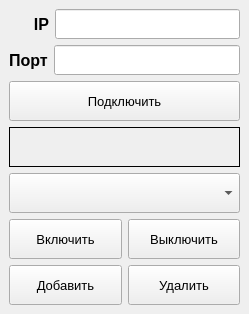
<?xml version="1.0" encoding="UTF-8"?>
<ui version="4.0">
 <class>Client</class>
 <widget class="QWidget" name="Client">
  <property name="geometry">
   <rect>
    <x>0</x>
    <y>0</y>
    <width>249</width>
    <height>314</height>
   </rect>
  </property>
  <property name="windowTitle">
   <string>Клиент</string>
  </property>
  <widget class="QWidget" name="layoutWidget">
   <property name="geometry">
    <rect>
     <x>9</x>
     <y>9</y>
     <width>231</width>
     <height>296</height>
    </rect>
   </property>
   <layout class="QVBoxLayout" name="verticalLayout">
    <item>
     <layout class="QHBoxLayout" name="horizontalLayout">
      <property name="sizeConstraint">
       <enum>QLayout::SetFixedSize</enum>
      </property>
      <item>
       <widget class="QLabel" name="label_IP">
        <property name="minimumSize">
         <size>
          <width>40</width>
          <height>30</height>
         </size>
        </property>
        <property name="font">
         <font>
          <pointsize>12</pointsize>
          <weight>75</weight>
          <bold>true</bold>
         </font>
        </property>
        <property name="layoutDirection">
         <enum>Qt::LeftToRight</enum>
        </property>
        <property name="frameShape">
         <enum>QFrame::NoFrame</enum>
        </property>
        <property name="frameShadow">
         <enum>QFrame::Raised</enum>
        </property>
        <property name="text">
         <string>IP</string>
        </property>
        <property name="alignment">
         <set>Qt::AlignRight|Qt::AlignTrailing|Qt::AlignVCenter</set>
        </property>
       </widget>
      </item>
      <item>
       <widget class="QLineEdit" name="lineEdit_IP">
        <property name="minimumSize">
         <size>
          <width>30</width>
          <height>30</height>
         </size>
        </property>
        <property name="sizeIncrement">
         <size>
          <width>30</width>
          <height>30</height>
         </size>
        </property>
        <property name="baseSize">
         <size>
          <width>30</width>
          <height>30</height>
         </size>
        </property>
        <property name="font">
         <font>
          <pointsize>10</pointsize>
         </font>
        </property>
       </widget>
      </item>
     </layout>
    </item>
    <item>
     <layout class="QHBoxLayout" name="horizontalLayout_2">
      <item>
       <widget class="QLabel" name="label_Port">
        <property name="font">
         <font>
          <pointsize>12</pointsize>
          <weight>75</weight>
          <bold>true</bold>
         </font>
        </property>
        <property name="frameShape">
         <enum>QFrame::NoFrame</enum>
        </property>
        <property name="frameShadow">
         <enum>QFrame::Raised</enum>
        </property>
        <property name="text">
         <string>Порт</string>
        </property>
       </widget>
      </item>
      <item>
       <widget class="QLineEdit" name="lineEdit_Port">
        <property name="minimumSize">
         <size>
          <width>30</width>
          <height>30</height>
         </size>
        </property>
        <property name="font">
         <font>
          <pointsize>10</pointsize>
          <weight>50</weight>
          <bold>false</bold>
         </font>
        </property>
       </widget>
      </item>
     </layout>
    </item>
    <item>
     <widget class="QPushButton" name="pushButton_Connect">
      <property name="minimumSize">
       <size>
        <width>0</width>
        <height>40</height>
       </size>
      </property>
      <property name="font">
       <font>
        <pointsize>10</pointsize>
       </font>
      </property>
      <property name="text">
       <string>Подключить</string>
      </property>
     </widget>
    </item>
    <item>
     <widget class="QLabel" name="label_isConnected">
      <property name="minimumSize">
       <size>
        <width>30</width>
        <height>30</height>
       </size>
      </property>
      <property name="layoutDirection">
       <enum>Qt::RightToLeft</enum>
      </property>
      <property name="frameShape">
       <enum>QFrame::Box</enum>
      </property>
      <property name="text">
       <string/>
      </property>
     </widget>
    </item>
    <item>
     <widget class="QComboBox" name="comboBox_Bulbs">
      <property name="sizePolicy">
       <sizepolicy hsizetype="Preferred" vsizetype="Fixed">
        <horstretch>0</horstretch>
        <verstretch>0</verstretch>
       </sizepolicy>
      </property>
      <property name="minimumSize">
       <size>
        <width>0</width>
        <height>40</height>
       </size>
      </property>
      <property name="font">
       <font>
        <pointsize>12</pointsize>
        <weight>75</weight>
        <bold>true</bold>
       </font>
      </property>
      <property name="contextMenuPolicy">
       <enum>Qt::NoContextMenu</enum>
      </property>
      <property name="editable">
       <bool>false</bool>
      </property>
      <property name="currentIndex">
       <number>-1</number>
      </property>
      <property name="insertPolicy">
       <enum>QComboBox::InsertAtBottom</enum>
      </property>
     </widget>
    </item>
    <item>
     <layout class="QHBoxLayout" name="horizontalLayout_3">
      <item>
       <widget class="QPushButton" name="pushButton_On">
        <property name="minimumSize">
         <size>
          <width>40</width>
          <height>40</height>
         </size>
        </property>
        <property name="font">
         <font>
          <pointsize>10</pointsize>
         </font>
        </property>
        <property name="text">
         <string>Включить</string>
        </property>
       </widget>
      </item>
      <item>
       <widget class="QPushButton" name="pushButton_Off">
        <property name="minimumSize">
         <size>
          <width>40</width>
          <height>40</height>
         </size>
        </property>
        <property name="font">
         <font>
          <pointsize>10</pointsize>
         </font>
        </property>
        <property name="text">
         <string>Выключить</string>
        </property>
       </widget>
      </item>
     </layout>
    </item>
    <item>
     <layout class="QHBoxLayout" name="horizontalLayout_4">
      <item>
       <widget class="QPushButton" name="pushButton_Add">
        <property name="minimumSize">
         <size>
          <width>40</width>
          <height>40</height>
         </size>
        </property>
        <property name="font">
         <font>
          <pointsize>10</pointsize>
         </font>
        </property>
        <property name="text">
         <string>Добавить</string>
        </property>
       </widget>
      </item>
      <item>
       <widget class="QPushButton" name="pushButton_Delete">
        <property name="minimumSize">
         <size>
          <width>40</width>
          <height>40</height>
         </size>
        </property>
        <property name="font">
         <font>
          <pointsize>10</pointsize>
         </font>
        </property>
        <property name="text">
         <string>Удалить</string>
        </property>
       </widget>
      </item>
     </layout>
    </item>
   </layout>
  </widget>
 </widget>
 <resources/>
 <connections/>
</ui>
